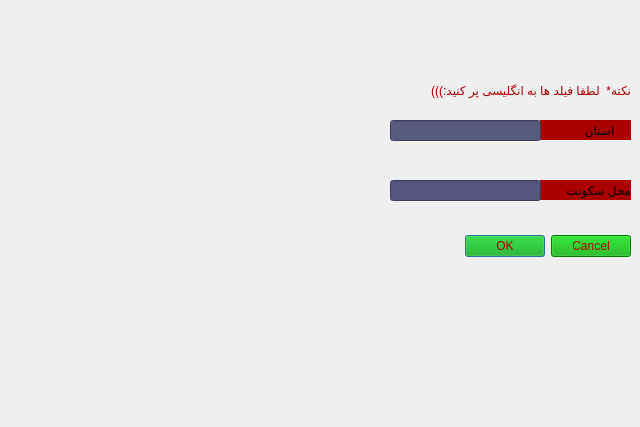
<?xml version="1.0" encoding="UTF-8"?>
<ui version="4.0">
 <class>getLoc_by_py</class>
 <widget class="QDialog" name="getLoc_by_py">
  <property name="geometry">
   <rect>
    <x>0</x>
    <y>0</y>
    <width>640</width>
    <height>427</height>
   </rect>
  </property>
  <property name="minimumSize">
   <size>
    <width>640</width>
    <height>427</height>
   </size>
  </property>
  <property name="maximumSize">
   <size>
    <width>640</width>
    <height>427</height>
   </size>
  </property>
  <property name="windowTitle">
   <string>Dialog</string>
  </property>
  <property name="styleSheet">
   <string notr="true">background-image: url(:/photos/post.png);</string>
  </property>
  <widget class="QDialogButtonBox" name="buttonBox">
   <property name="geometry">
    <rect>
     <x>290</x>
     <y>230</y>
     <width>341</width>
     <height>32</height>
    </rect>
   </property>
   <property name="styleSheet">
    <string notr="true">background-image: url();
background-color: rgb(0, 170, 0);
color: rgb(170, 0, 0);</string>
   </property>
   <property name="orientation">
    <enum>Qt::Horizontal</enum>
   </property>
   <property name="standardButtons">
    <set>QDialogButtonBox::Cancel|QDialogButtonBox::Ok</set>
   </property>
  </widget>
  <widget class="QLabel" name="label">
   <property name="geometry">
    <rect>
     <x>540</x>
     <y>120</y>
     <width>91</width>
     <height>20</height>
    </rect>
   </property>
   <property name="styleSheet">
    <string notr="true">background-image: url();
color: rgb(0, 0, 0);
background-color: rgb(170, 0, 0);
</string>
   </property>
   <property name="text">
    <string>     استان</string>
   </property>
  </widget>
  <widget class="QLineEdit" name="lineEdit">
   <property name="geometry">
    <rect>
     <x>390</x>
     <y>120</y>
     <width>151</width>
     <height>21</height>
    </rect>
   </property>
   <property name="styleSheet">
    <string notr="true">background-image: url();
background-color: rgb(87, 89, 127);
</string>
   </property>
  </widget>
  <widget class="QLabel" name="label_2">
   <property name="geometry">
    <rect>
     <x>540</x>
     <y>180</y>
     <width>91</width>
     <height>20</height>
    </rect>
   </property>
   <property name="styleSheet">
    <string notr="true">background-image: url();
color: rgb(0, 0, 0);
background-color: rgb(170, 0, 0);
</string>
   </property>
   <property name="text">
    <string>محل سکونت</string>
   </property>
  </widget>
  <widget class="QLineEdit" name="lineEdit_2">
   <property name="geometry">
    <rect>
     <x>390</x>
     <y>180</y>
     <width>151</width>
     <height>21</height>
    </rect>
   </property>
   <property name="styleSheet">
    <string notr="true">background-image: url();
background-color: rgb(85, 85, 127);
</string>
   </property>
  </widget>
  <widget class="QLabel" name="label_3">
   <property name="geometry">
    <rect>
     <x>430</x>
     <y>80</y>
     <width>201</width>
     <height>20</height>
    </rect>
   </property>
   <property name="styleSheet">
    <string notr="true">background-image: url();
color: rgb(170, 0, 0);</string>
   </property>
   <property name="text">
    <string>نکته*  لطفا فیلد ها به انگلیسی پر کنید:)))</string>
   </property>
  </widget>
 </widget>
 <resources/>
 <connections>
  <connection>
   <sender>buttonBox</sender>
   <signal>accepted()</signal>
   <receiver>getLoc_by_py</receiver>
   <slot>accept()</slot>
   <hints>
    <hint type="sourcelabel">
     <x>248</x>
     <y>254</y>
    </hint>
    <hint type="destinationlabel">
     <x>157</x>
     <y>274</y>
    </hint>
   </hints>
  </connection>
  <connection>
   <sender>buttonBox</sender>
   <signal>rejected()</signal>
   <receiver>getLoc_by_py</receiver>
   <slot>reject()</slot>
   <hints>
    <hint type="sourcelabel">
     <x>316</x>
     <y>260</y>
    </hint>
    <hint type="destinationlabel">
     <x>286</x>
     <y>274</y>
    </hint>
   </hints>
  </connection>
 </connections>
</ui>
